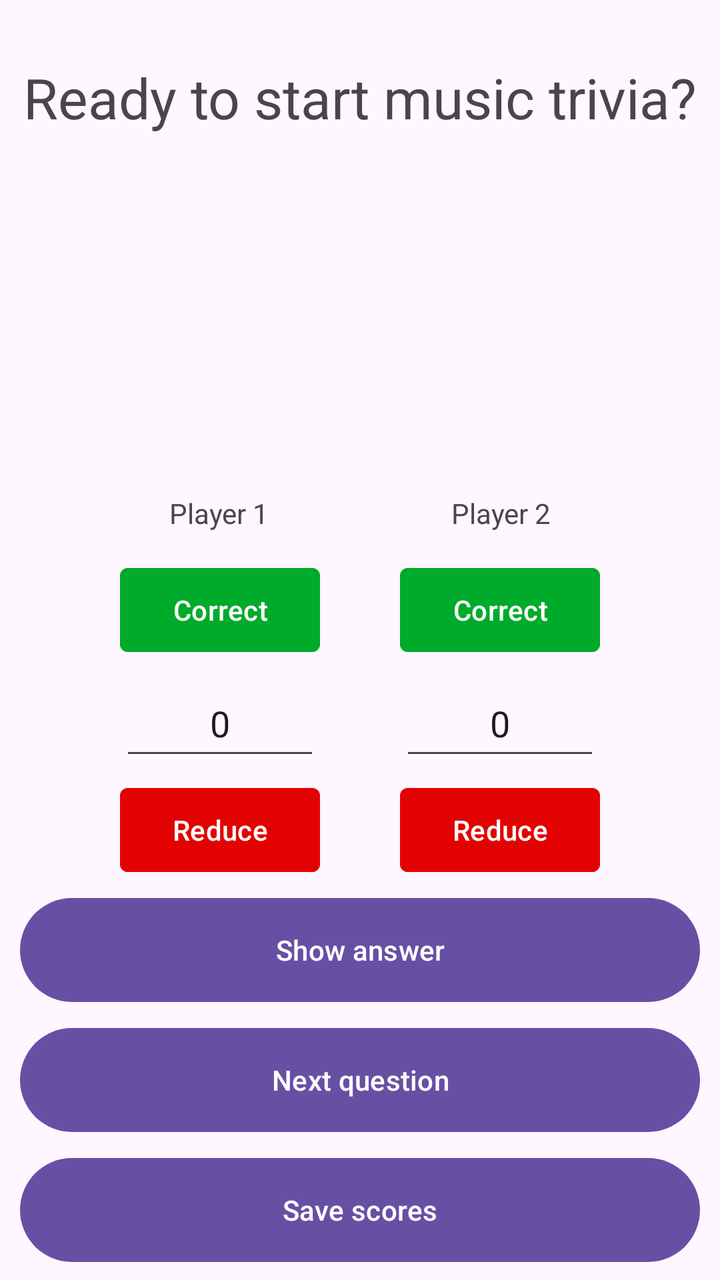
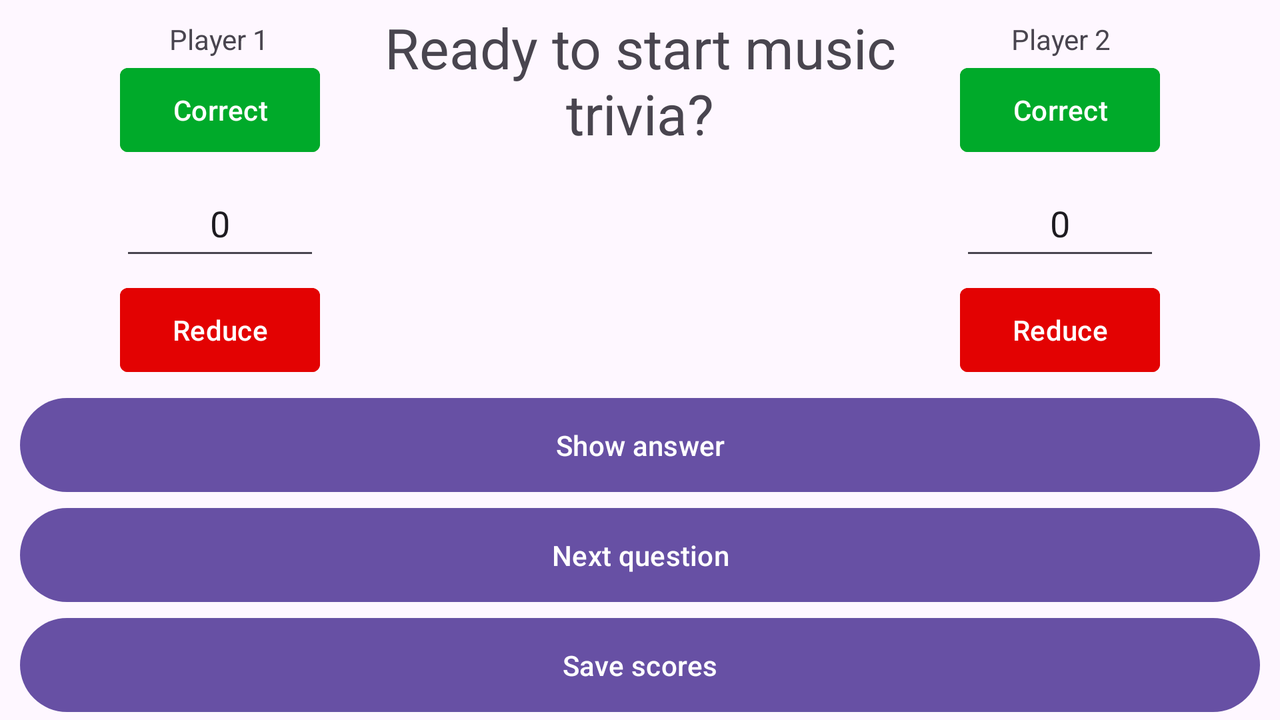

An Android layout and its configuration variant, each rendered on a device that would load it. The default file and the variant file are quoted in full after the pictures.
<!-- AndroidManifest.xml: application theme Theme.Harjoitusprojekti -->
<!-- res/layout/activity_trivia.xml -->
<?xml version="1.0" encoding="utf-8"?>
<androidx.constraintlayout.widget.ConstraintLayout xmlns:android="http://schemas.android.com/apk/res/android"
    xmlns:app="http://schemas.android.com/apk/res-auto"
    xmlns:tools="http://schemas.android.com/tools"
    android:layout_width="match_parent"
    android:layout_height="match_parent"
    android:backgroundTint="#179F9F"
    tools:context=".TriviaActivity">

    <TextView
        android:id="@+id/questionTextView"
        android:layout_width="0dp"
        android:layout_height="0dp"
        android:layout_marginStart="10dp"
        android:layout_marginTop="30dp"
        android:layout_marginEnd="10dp"
        android:layout_marginBottom="500dp"
        android:text="@string/ready_to_start_music_trivia"
        android:textAlignment="center"
        android:textSize="28sp"
        app:layout_constraintBottom_toBottomOf="parent"
        app:layout_constraintEnd_toEndOf="parent"
        app:layout_constraintHorizontal_bias="1.0"
        app:layout_constraintStart_toStartOf="parent"
        app:layout_constraintTop_toTopOf="parent"
        app:layout_constraintVertical_bias="0.0" />

    <TextView
        android:id="@+id/answerTextView"
        android:layout_width="0dp"
        android:layout_height="0dp"
        android:layout_marginStart="10dp"
        android:layout_marginTop="230dp"
        android:layout_marginEnd="10dp"
        android:layout_marginBottom="380dp"
        android:textAlignment="center"
        android:textSize="32sp"
        app:layout_constraintBottom_toBottomOf="parent"
        app:layout_constraintEnd_toEndOf="parent"
        app:layout_constraintHorizontal_bias="0.0"
        app:layout_constraintStart_toStartOf="parent"
        app:layout_constraintTop_toTopOf="parent"
        app:layout_constraintVertical_bias="0.0" />

    <Button
        android:id="@+id/incrementButton2"
        android:layout_width="100dp"
        android:layout_height="50dp"
        android:layout_marginEnd="60dp"
        android:layout_marginBottom="5dp"
        android:backgroundTint="#00AA2A"
        android:foregroundTint="#000000"
        android:onClick="changeCounterValue"
        android:text="@string/plus"
        app:cornerRadius="4dp"
        app:layout_constraintBottom_toTopOf="@+id/counterEditText2"
        app:layout_constraintEnd_toEndOf="parent" />

    <Button
        android:id="@+id/decrementButton2"
        android:layout_width="100dp"
        android:layout_height="50dp"
        android:layout_marginEnd="60dp"
        android:layout_marginBottom="5dp"
        android:backgroundTint="#E30202"
        android:foregroundTint="#000000"
        android:onClick="changeCounterValue"
        android:text="@string/minus"
        app:cornerRadius="4dp"
        app:layout_constraintBottom_toTopOf="@+id/showAnswerButton"
        app:layout_constraintEnd_toEndOf="parent" />

    <EditText
        android:id="@+id/counterEditText2"
        android:layout_width="100dp"
        android:layout_height="50dp"
        android:layout_marginEnd="60dp"
        android:layout_marginBottom="5dp"
        android:autofillHints=""
        android:inputType="number"
        android:text="@string/_0"
        android:textAlignment="center"
        app:layout_constraintBottom_toTopOf="@+id/decrementButton2"
        app:layout_constraintEnd_toEndOf="parent" />

    <Button
        android:id="@+id/nextQuestionButton"
        android:layout_width="0dp"
        android:layout_height="60dp"
        android:layout_marginStart="10dp"
        android:layout_marginEnd="10dp"
        android:layout_marginBottom="5dp"
        android:onClick="getTriviaQuestion"
        android:text="@string/next_question"
        app:layout_constraintBottom_toTopOf="@+id/saveScoreButton"
        app:layout_constraintEnd_toEndOf="parent"
        app:layout_constraintHorizontal_bias="1.0"
        app:layout_constraintStart_toStartOf="parent"
        tools:ignore="VisualLintButtonSize" />

    <Button
        android:id="@+id/saveScoreButton"
        android:layout_width="0dp"
        android:layout_height="60dp"
        android:layout_marginStart="10dp"
        android:layout_marginEnd="10dp"
        android:layout_marginBottom="5dp"
        android:onClick="saveScore"
        android:text="@string/save_scores"
        app:layout_constraintBottom_toBottomOf="parent"
        app:layout_constraintEnd_toEndOf="parent"
        app:layout_constraintHorizontal_bias="1.0"
        app:layout_constraintStart_toStartOf="parent"
        tools:ignore="VisualLintButtonSize" />

    <Button
        android:id="@+id/showAnswerButton"
        android:layout_width="0dp"
        android:layout_height="60dp"
        android:layout_marginStart="10dp"
        android:layout_marginEnd="10dp"
        android:layout_marginBottom="5dp"
        android:onClick="showAnswer"
        android:text="@string/show_answer"
        app:layout_constraintBottom_toTopOf="@+id/nextQuestionButton"
        app:layout_constraintEnd_toEndOf="parent"
        app:layout_constraintHorizontal_bias="1.0"
        app:layout_constraintStart_toStartOf="parent"
        app:layout_constraintTop_toTopOf="parent"
        app:layout_constraintVertical_bias="1.0"
        tools:ignore="VisualLintButtonSize" />

    <EditText
        android:id="@+id/counterEditText"
        android:layout_width="100dp"
        android:layout_height="50dp"
        android:layout_marginStart="60dp"
        android:layout_marginBottom="5dp"
        android:autofillHints=""
        android:inputType="number"
        android:text="@string/_0"
        android:textAlignment="center"
        app:layout_constraintBottom_toTopOf="@+id/decrementButton"
        app:layout_constraintStart_toStartOf="parent" />

    <Button
        android:id="@+id/decrementButton"
        android:layout_width="100dp"
        android:layout_height="50dp"
        android:layout_marginStart="60dp"
        android:layout_marginBottom="5dp"
        android:backgroundTint="#E30202"
        android:foregroundTint="#000000"
        android:onClick="changeCounterValue"
        android:text="@string/minus"
        app:cornerRadius="4dp"
        app:layout_constraintBottom_toTopOf="@+id/showAnswerButton"
        app:layout_constraintStart_toStartOf="parent" />

    <Button
        android:id="@+id/incrementButton"
        android:layout_width="100dp"
        android:layout_height="50dp"
        android:layout_marginStart="60dp"
        android:layout_marginBottom="5dp"
        android:backgroundTint="#00AA2A"
        android:foregroundTint="#000000"
        android:onClick="changeCounterValue"
        android:text="@string/plus"
        app:cornerRadius="4dp"
        app:layout_constraintBottom_toTopOf="@+id/counterEditText"
        app:layout_constraintStart_toStartOf="parent" />

    <TextView
        android:id="@+id/player1TextView"
        android:layout_width="99dp"
        android:layout_height="28dp"
        android:layout_marginStart="60dp"
        android:layout_marginBottom="5dp"
        android:text="@string/player_1"
        android:textAlignment="center"
        app:layout_constraintBottom_toTopOf="@+id/incrementButton"
        app:layout_constraintStart_toStartOf="parent"
        app:layout_constraintTop_toTopOf="parent"
        app:layout_constraintVertical_bias="1.0" />

    <TextView
        android:id="@+id/player2TextView"
        android:layout_width="99dp"
        android:layout_height="28dp"
        android:layout_marginEnd="60dp"
        android:layout_marginBottom="5dp"
        android:text="@string/player_2"
        android:textAlignment="center"
        app:layout_constraintBottom_toTopOf="@+id/incrementButton2"
        app:layout_constraintEnd_toEndOf="parent" />

</androidx.constraintlayout.widget.ConstraintLayout>
<!-- resources referenced by this layout -->
<resources>
  <string name="_0" translatable="false">0</string>
  <string name="minus">Reduce</string>
  <string name="next_question">Next question</string>
  <string name="player_1">Player 1</string>
  <string name="player_2">Player 2</string>
  <string name="plus">Correct</string>
  <string name="ready_to_start_music_trivia">Ready to start music trivia?</string>
  <string name="save_scores">Save scores</string>
  <string name="show_answer">Show answer</string>
  <style name="Theme.Harjoitusprojekti" parent="Base.Theme.Harjoitusprojekti" />
  <style name="Base.Theme.Harjoitusprojekti" parent="Theme.Material3.DayNight.NoActionBar">
          
          
      </style>
</resources>
<!-- res/layout-land/activity_trivia.xml (the repository's variant of the layout above) -->
<!-- drawn on the phone turned sideways -->
<?xml version="1.0" encoding="utf-8"?>
<androidx.constraintlayout.widget.ConstraintLayout xmlns:android="http://schemas.android.com/apk/res/android"
    xmlns:app="http://schemas.android.com/apk/res-auto"
    xmlns:tools="http://schemas.android.com/tools"
    android:layout_width="match_parent"
    android:layout_height="match_parent"
    android:backgroundTint="#179F9F"
    tools:context=".TriviaActivity">

    <TextView
        android:id="@+id/questionTextView"
        android:layout_width="0dp"
        android:layout_height="wrap_content"
        android:layout_marginStart="5dp"
        android:layout_marginTop="5dp"
        android:layout_marginEnd="5dp"
        android:text="@string/ready_to_start_music_trivia"
        android:textAlignment="center"
        android:textSize="28sp"
        app:layout_constraintEnd_toStartOf="@+id/player2TextView"
        app:layout_constraintHorizontal_bias="1.0"
        app:layout_constraintStart_toEndOf="@+id/player1TextView"
        app:layout_constraintTop_toTopOf="parent" />

    <TextView
        android:id="@+id/answerTextView"
        android:layout_width="0dp"
        android:layout_height="50dp"
        android:layout_marginStart="5dp"
        android:layout_marginEnd="5dp"
        android:layout_marginBottom="5dp"
        android:textAlignment="center"
        android:textSize="32sp"
        app:layout_constraintBottom_toTopOf="@+id/showAnswerButton"
        app:layout_constraintEnd_toStartOf="@+id/decrementButton2"
        app:layout_constraintHorizontal_bias="1.0"
        app:layout_constraintStart_toEndOf="@+id/decrementButton"
        app:layout_constraintTop_toBottomOf="@+id/questionTextView"
        app:layout_constraintVertical_bias="0.965" />

    <Button
        android:id="@+id/incrementButton2"
        android:layout_width="100dp"
        android:layout_height="50dp"
        android:layout_marginEnd="60dp"
        android:layout_marginBottom="5dp"
        android:backgroundTint="#00AA2A"
        android:foregroundTint="#000000"
        android:onClick="changeCounterValue"
        android:text="@string/plus"
        app:cornerRadius="4dp"
        app:layout_constraintBottom_toTopOf="@+id/counterEditText2"
        app:layout_constraintEnd_toEndOf="parent" />

    <Button
        android:id="@+id/decrementButton2"
        android:layout_width="100dp"
        android:layout_height="50dp"
        android:layout_marginEnd="60dp"
        android:layout_marginBottom="5dp"
        android:backgroundTint="#E30202"
        android:foregroundTint="#000000"
        android:onClick="changeCounterValue"
        android:text="@string/minus"
        app:cornerRadius="4dp"
        app:layout_constraintBottom_toTopOf="@+id/showAnswerButton"
        app:layout_constraintEnd_toEndOf="parent" />

    <EditText
        android:id="@+id/counterEditText2"
        android:layout_width="100dp"
        android:layout_height="50dp"
        android:layout_marginEnd="60dp"
        android:layout_marginBottom="5dp"
        android:autofillHints=""
        android:inputType="number"
        android:text="@string/_0"
        android:textAlignment="center"
        app:layout_constraintBottom_toTopOf="@+id/decrementButton2"
        app:layout_constraintEnd_toEndOf="parent" />

    <Button
        android:id="@+id/nextQuestionButton"
        android:layout_width="0dp"
        android:layout_height="55dp"
        android:layout_marginStart="10dp"
        android:layout_marginEnd="10dp"
        android:onClick="getTriviaQuestion"
        android:text="@string/next_question"
        app:layout_constraintBottom_toTopOf="@+id/saveScoreButton"
        app:layout_constraintEnd_toEndOf="parent"
        app:layout_constraintHorizontal_bias="0.0"
        app:layout_constraintStart_toStartOf="parent"
        tools:ignore="VisualLintButtonSize" />

    <Button
        android:id="@+id/saveScoreButton"
        android:layout_width="0dp"
        android:layout_height="55dp"
        android:layout_marginStart="10dp"
        android:layout_marginEnd="10dp"
        android:onClick="saveScore"
        android:text="@string/save_scores"
        app:layout_constraintBottom_toBottomOf="parent"
        app:layout_constraintEnd_toEndOf="parent"
        app:layout_constraintHorizontal_bias="1.0"
        app:layout_constraintStart_toStartOf="parent"
        tools:ignore="VisualLintButtonSize" />

    <Button
        android:id="@+id/showAnswerButton"
        android:layout_width="0dp"
        android:layout_height="55dp"
        android:layout_marginStart="10dp"
        android:layout_marginEnd="10dp"
        android:onClick="showAnswer"
        android:text="@string/show_answer"
        app:layout_constraintBottom_toTopOf="@+id/nextQuestionButton"
        app:layout_constraintEnd_toEndOf="parent"
        app:layout_constraintHorizontal_bias="1.0"
        app:layout_constraintStart_toStartOf="parent"
        tools:ignore="VisualLintButtonSize" />

    <EditText
        android:id="@+id/counterEditText"
        android:layout_width="100dp"
        android:layout_height="50dp"
        android:layout_marginStart="60dp"
        android:layout_marginBottom="5dp"
        android:autofillHints=""
        android:inputType="number"
        android:text="@string/_0"
        android:textAlignment="center"
        app:layout_constraintBottom_toTopOf="@+id/decrementButton"
        app:layout_constraintStart_toStartOf="parent" />

    <Button
        android:id="@+id/decrementButton"
        android:layout_width="100dp"
        android:layout_height="50dp"
        android:layout_marginStart="60dp"
        android:layout_marginBottom="5dp"
        android:backgroundTint="#E30202"
        android:foregroundTint="#000000"
        android:onClick="changeCounterValue"
        android:text="@string/minus"
        app:cornerRadius="4dp"
        app:layout_constraintBottom_toTopOf="@+id/showAnswerButton"
        app:layout_constraintStart_toStartOf="parent" />

    <Button
        android:id="@+id/incrementButton"
        android:layout_width="100dp"
        android:layout_height="50dp"
        android:layout_marginStart="60dp"
        android:layout_marginBottom="5dp"
        android:backgroundTint="#00AA2A"
        android:foregroundTint="#000000"
        android:onClick="changeCounterValue"
        android:text="@string/plus"
        app:cornerRadius="4dp"
        app:layout_constraintBottom_toTopOf="@+id/counterEditText"
        app:layout_constraintStart_toStartOf="parent" />

    <TextView
        android:id="@+id/player1TextView"
        android:layout_width="99dp"
        android:layout_height="20dp"
        android:layout_marginStart="60dp"
        android:text="@string/player_1"
        android:textAlignment="center"
        app:layout_constraintBottom_toTopOf="@+id/incrementButton"
        app:layout_constraintStart_toStartOf="parent" />

    <TextView
        android:id="@+id/player2TextView"
        android:layout_width="99dp"
        android:layout_height="20dp"
        android:layout_marginEnd="60dp"
        android:text="@string/player_2"
        android:textAlignment="center"
        app:layout_constraintBottom_toTopOf="@+id/incrementButton2"
        app:layout_constraintEnd_toEndOf="parent" />

</androidx.constraintlayout.widget.ConstraintLayout>
